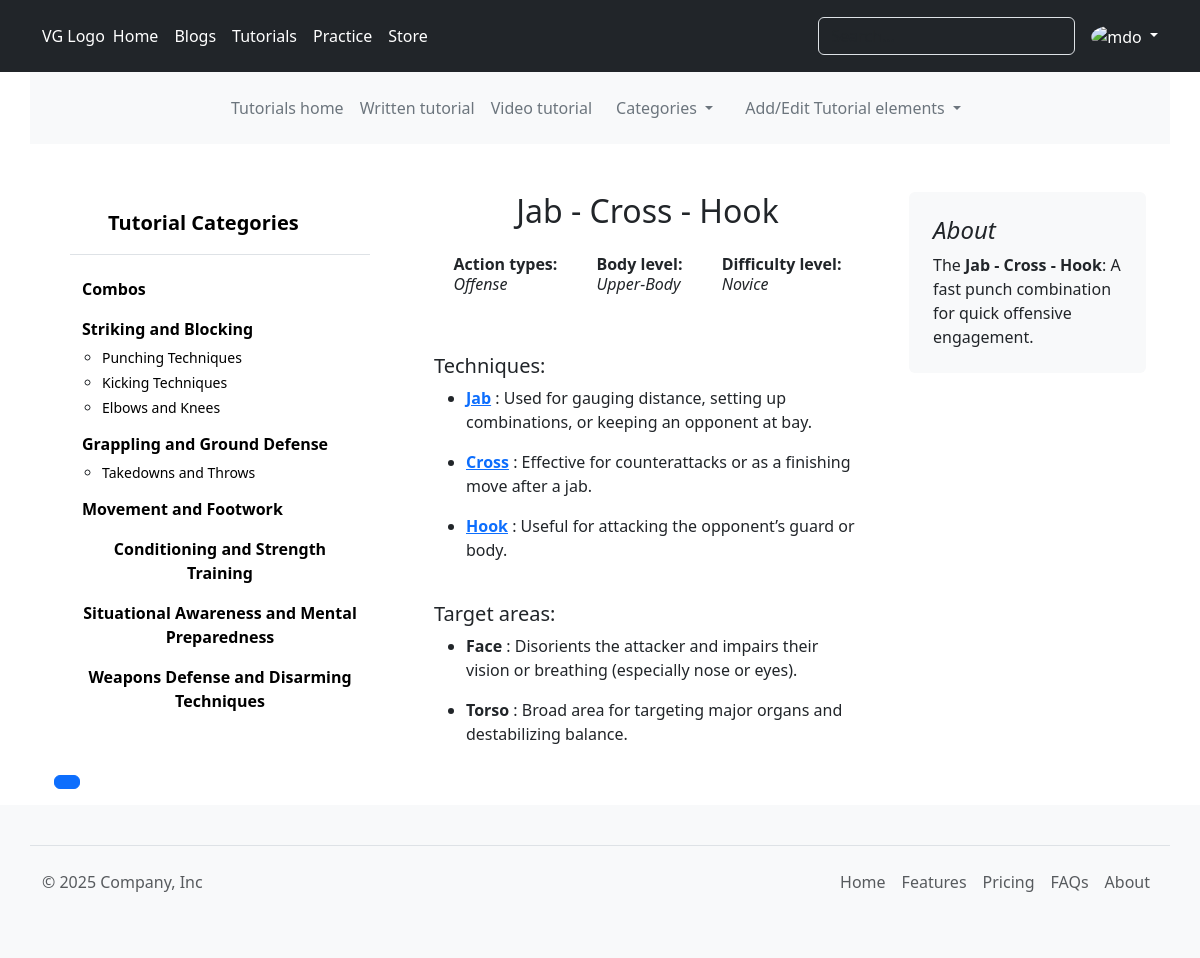
Page /tutorials/videos/combo/1 (signed in) on the committed database.
### tutorials/models.py (models this page shows, shortened)
class AddedElement(models.Model):
    name = models.CharField(max_length=150)
    slug = models.SlugField(unique=True)
    creation_date = models.DateTimeField(auto_now_add=True)
    update_date = models.DateTimeField(auto_now=True)
    class Meta:
        abstract = True

class Category(AddedElement):
    description = models.CharField(max_length=250)
    added_by= models.ForeignKey(User, on_delete=models.PROTECT,
                                related_name='tutorials_category_added_by')
    def __str__(self):
        return self.name

class SubCategory(AddedElement):
    description = models.CharField(max_length=250)
    proper_execution = models.TextField()
    category = models.ForeignKey(Category, on_delete=models.SET_NULL, null=True,
                                related_name='subcategories')
    added_by= models.ForeignKey(User, on_delete=models.PROTECT,
                                related_name='tutorials_subcategory_added_by')

class Moves(AddedElement):
    body_level = models.CharField(max_length=50, choices=body_level)
    action_types = models.CharField(max_length=50, choices=action_types)
    difficulty_level = models.CharField(max_length=50, choices=difficulty_level)
    class Meta:
        abstract = True

class Combo(Moves):
    description = models.CharField(max_length=250, default='A cool combo!')
    technique = models.ManyToManyField(Technique, related_name='combos')
    target = models.ManyToManyField(Target, related_name='combos')
    def __str__(self):
        return self.name

class Technique(Moves):
    steps = RichTextField()
    application = models.CharField(max_length=250)
    sub_category = models.ForeignKey(SubCategory, on_delete=models.PROTECT,
                                related_name='techniques')
    target = models.ManyToManyField(Target, related_name='techniques')

class Target(AddedElement):
    body_level = models.CharField(max_length=50, choices=body_level)
    reason = models.CharField(max_length=250)

### tutorials/views.py (the view)
# urls.py: path("videos/combo/<int:pk>", views.SingleComboTTutorial.as_view(), name="tttutorial_combo"),
class SingleComboTTutorial(DetailView):
    model = Combo
    template_name = 'tutorials/TT_combo.html'
    def get_context_data(self, **kwargs):
        category_list = Category.objects.all() # Fetches the subcategory for the current category's id
        context = super(SingleComboTTutorial, self).get_context_data(**kwargs)
        context['category_list'] = category_list
        return context

### templates/tutorials/TT_combo.html
{% extends 'base.html' %}
{% block content %}
    <main class="container">
        <br>
        <div class="row g-5 justify-content-between">
        {% include 'tutorials/_tut_side_cat.html' %}
          <div class="col-md-5">
                <h2 class="d-flex justify-content-center">
                  {{combo}}
              </h2>
              <a href="#" class="list-group-item list-group-item-action py-3 lh-sm">
              <div class="d-flex w-100 align-items-center justify-content-around">
                <div class="mb-1">
                  <strong>Action types:</strong>
                  <p><em>{{combo.action_types | title}}</em></p>
                </div>
                <div class="mb-1">
                  <strong>Body level:</strong><br>
                  <p><em>{{combo.body_level | title}}</em></p>
                </div>
                <div class="mb-1">
                  <strong>Difficulty level:</strong><br>
                  <p><em>{{combo.difficulty_level | title}}</em></p>
                </div>
              </div>
              </a><br>
              <h5>Techniques:</h5>
              {% for technique in combo.technique.all %}
                <ul>
                    <li> <strong><a href="{% url 'tutorials:tttutorial_technique' technique.pk %}">{{technique.name}}</a></strong> : {{technique.application }}</li>
                </ul>
              {% endfor %} <br>
              <h5>Target areas:</h5>
              {% for area in combo.target.all %}
                <ul>
                    <li> <strong>{{area.name}}</strong> : {{area.reason}}</li>
                </ul>
              {% endfor %}
          </div>
          <div class="col-md-3">
            <div class="position-sticky" style="top: 2rem;">
              <div class="p-4 mb-3 bg-body-tertiary rounded">
                <h4 class="fst-italic">About</h4>
                <p class="mb-0"> The <strong>{{combo}}</strong>: {{combo.description}}</p>
              </div>
            </div>
          </div>
        </div>
      </main>
{% endblock content %}

### templates/partials/_header.html (shortened to what this page needs)
<header class="p-3 text-bg-dark">
  <div class="container">
    <div class="d-flex flex-wrap align-items-center justify-content-center justify-content-lg-start">
      <a href="/" class="d-flex align-items-center mb-2 mb-lg-0 text-white text-decoration-none">
        VG Logo
      </a>
      <ul class="nav col-12 col-lg-auto me-lg-auto mb-2 justify-content-center mb-md-0" data-bs-theme="dark">
        <li><a href="#" class="nav-link px-2 text-white">Home</a></li>
        <li><a href="http://127.0.0.1:8002/" class="nav-link px-2 text-white">Blogs</a></li>
        <li><a href="{% url 'tutorials:home' %}" class="nav-link px-2 text-white">Tutorials</a></li>
        <li><a href="#" class="nav-link px-2 text-white">Practice</a></li>
        <li><a href="#" class="nav-link px-2 text-white">Store</a></li>
      </ul>
      <form class="col-12 col-lg-auto mb-3 mb-lg-0 me-lg-3" role="search">
        <input type="search" class="form-control form-control-dark text-bg-dark" placeholder="Search..." aria-label="Search">
      </form>
      {% if user.is_authenticated %}
      <div class="dropdown text-end" data-bs-theme="dark">
        <a href="#" class="d-block link-body-emphasis text-decoration-none dropdown-toggle" data-bs-toggle="dropdown" aria-expanded="false">
          <img src="https://github.com/mdo.png" alt="mdo" width="32" height="32" class="rounded-circle">
        </a>
      </div>
      {% endif %}
    </div>
  </div>
</header>
<div class="container bg-body-tertiary">
    <header class="d-flex justify-content-center py-3">
      <ul class="nav col-12 col-md-auto mb-2 justify-content-center mb-md-0">
        <li><a href="{% url 'tutorials:home' %}" class="nav-link px-2 text-secondary">Tutorials home</a></li>
        <li><a href="{% url 'tutorials:tttutorial' %}" class="nav-link px-2 text-secondary">Written tutorial</a></li>
        <li><a href="{% url 'tutorials:vtutorial' %}" class="nav-link px-2 text-secondary">Video tutorial</a></li>
        {% if category_list%}
          <li class="nav-item dropdown">
            <a class="nav-link dropdown-toggle text-secondary" href="#" role="button" data-bs-toggle="dropdown" aria-expanded="false">
              Categories
            </a>
          </li>
        {% else %}
        <li class="nav-item">
          <a class="nav-link text-secondary" href="#">Categories</a>
        </li>
        {% endif %}
      {% for group in user.groups.all%}
        {% if "Blog manager" or "Manager" in group.name %}
          <li class="nav-item dropdown">
            <a class="nav-link dropdown-toggle text-secondary" href="#" role="button" data-bs-toggle="dropdown" aria-expanded="false">
              Add/Edit Tutorial elements
            </a>
          </li>
        {% endif %}
      {% endfor %}
      </ul>
    </header>
  </div>

### templates/tutorials/_tut_side_cat.html (shortened to what this page needs)
        <div class="col-md-4">
              <div class="flex-shrink-0 p-3">
                <a href="{% url 'tutorials:ttutorial_all_category' %}" class="d-flex align-items-center pb-3 mb-3 link-body-emphasis text-decoration-none border-bottom">
                  <svg class="bi pe-none me-2" width="30" height="24"><use xlink:href="#bootstrap"/></svg>
                  <span class="fs-5 fw-semibold">Tutorial Categories</span>
                </a>
                <ul class="list-unstyled ps-0">
                  <li class="mb-1">
                    <button class="btn d-inline-flex align-items-center rounded border-0  fw-semibold">
                      <a href="{% url 'tutorials:ttutorial_all_combo'%}" class="link-body-emphasis d-inline-flex text-decoration-none rounded">
                        Combos
                      </a>
                    </button>
                  </li>
                  {% for category in category_list %}
                  <li class="mb-1">
                    <button class="btn btn-toggle d-inline-flex align-items-start rounded border-0 collapsed fw-semibold" data-bs-toggle="collapse" data-bs-target="#home-collapse" aria-expanded="true">
                      <a href="{% url 'tutorials:tttutorial_single_category' category.pk %}" class="link-body-emphasis d-inline-flex text-decoration-none rounded">
                        {{category.name}}
                      </a>
                    </button>
                    {% for subcategory in category.subcategories.all %}
                      <div class="collapse show" id="home-collapse">
                        <ul class="btn-toggle-nav fw-normal pb-1 small">
                          <li><a href="{% url 'tutorials:tttutorial_single_subcategory' subcategory.pk %}" class="link-body-emphasis d-inline-flex text-decoration-none rounded">{{subcategory.name}}</a></li>
                        </ul>
                      </div>
                    {% endfor %}
                  </li>
                  {% endfor %}
                </ul>
              </div>
              <br>
          {% if page_obj.paginator.num_pages == 1%}
          {% else%}
          <div class="pagination">
              <nav aria-label="...">
                  <ul class="pagination">
                    <li class="page-item active" aria-current="page">
                      <a class="page-link" href="#">{{ page_obj.number }}</a>
                    </li>
                  </ul>
                </nav>
          </div>
          {% endif %}
        </div>

### rows in the picture
Category: name "Striking and Blocking"
SubCategory: name "Punching Techniques"
SubCategory: name "Kicking Techniques"
SubCategory: name "Elbows and Knees"
Category: name "Grappling and Ground Defense"
SubCategory: name "Takedowns and Throws"
Category: name "Movement and Footwork"
Category: name "Conditioning and Strength Training"
Category: name "Situational Awareness and Mental Preparedness"
Category: name "Weapons Defense and Disarming Techniques"
Combo: name "Jab - Cross - Hook", action_types "Offense", body_level "Upper-Body", difficulty_level "Novice", description "A fast punch combination for quick offensive engagement."
Technique: name "Jab", application "Used for gauging distance, setting up combinations, or keeping an opponent at bay."
Technique: name "Cross", application "Effective for counterattacks or as a finishing move after a jab."
Technique: name "Hook", application "Useful for attacking the opponent’s guard or body."
Target: name "Face", reason "Disorients the attacker and impairs their vision or breathing (especially nose or eyes)."
Target: name "Torso", reason "Broad area for targeting major organs and destabilizing balance."
